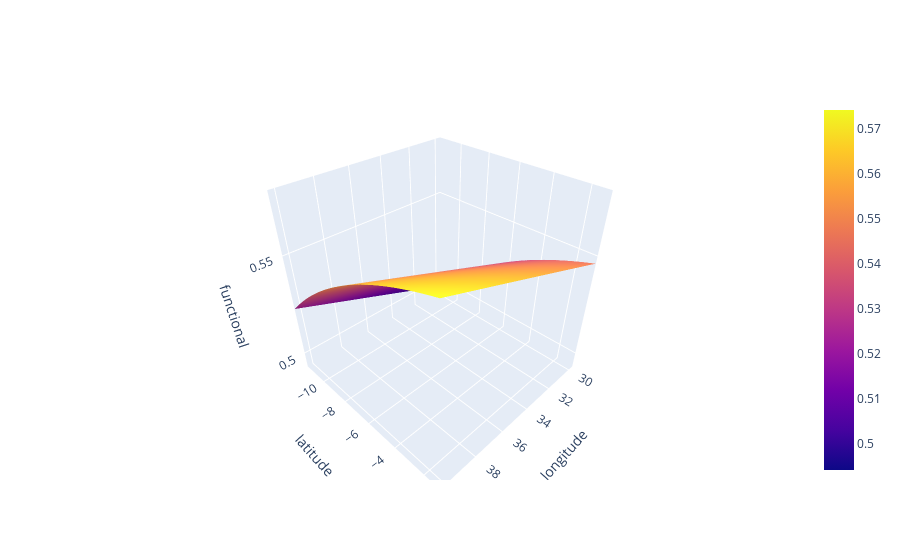

Notebook code cell kept with this figure:
### Code cell
viz3D(lr, train_location, ['longitude', 'latitude'], 'functional')
